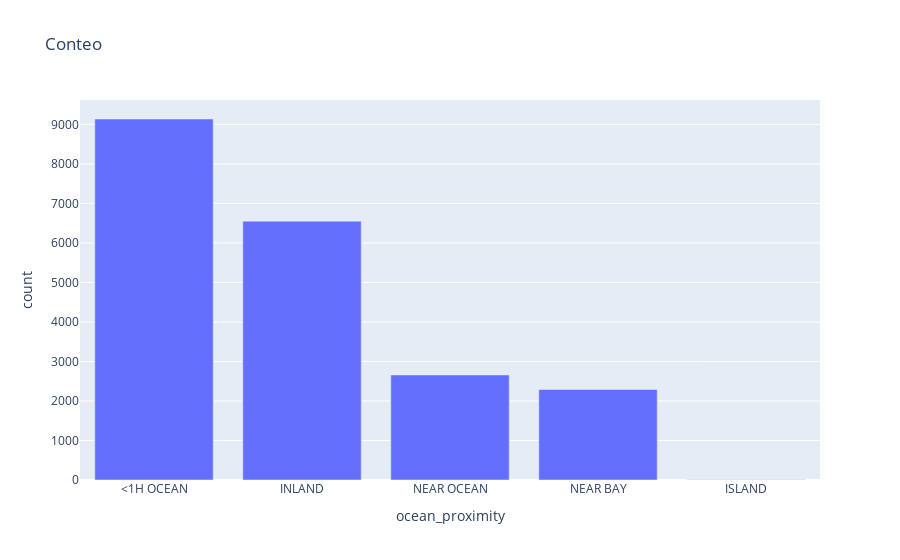
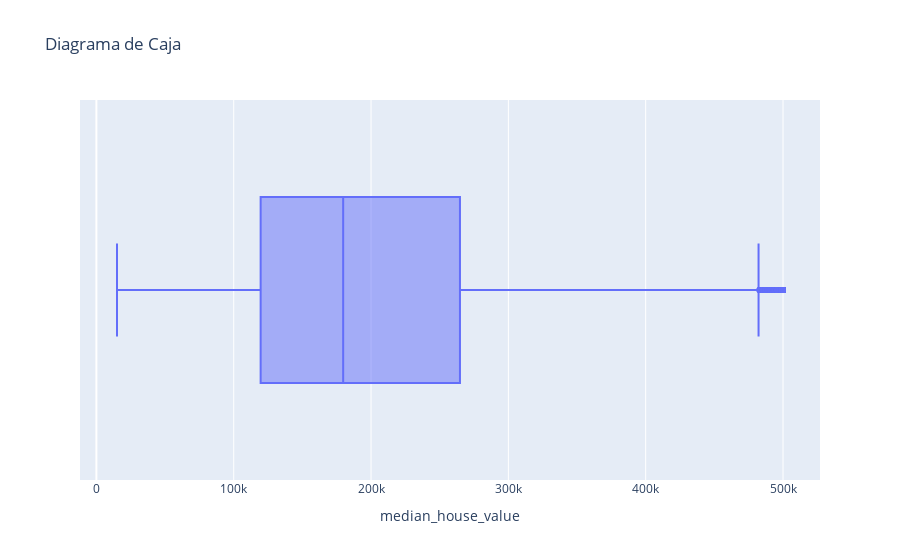

Write notebook code for charts like these, in order.
### Code cell
## VISUALIZACIÓN DE DATOS ##
housing.plot(kind="scatter", x='longitude', y='latitude', title='Geographical Scatterplot', alpha=0.4,s=housing["population"]/100, label="population", figsize=(10,7))
plt.legend()

# Gráfica de Barras
conteo_especie = data["ocean_proximity"].value_counts().reset_index()
fig = px.bar(conteo_especie, x="ocean_proximity", y='count', title='Conteo')
fig.show()

#Diagrama de Caja
fig2 = px.box(data, x='median_house_value', title='Diagrama de Caja')
fig2.show()

# e) Correlaciones
from pandas.plotting import scatter_matrix
attributes = ["median_house_value", "median_income", "total_rooms", "housing_median_age"]
scatter_matrix(data[attributes], figsize=(12, 8))

housing_num = data.drop("ocean_proximity", axis=1)
corr_matrix = housing_num.corr()
print("_______________________________________")
print("Índice de Correlación")
print(corr_matrix["median_house_value"].sort_values(ascending=False))
print("_______________________________________")

### Figure 1 — Plotly figure (JSON) as saved in the notebook; plotly's stock layout.template omitted (floating-point values rounded to 4 significant figures)
{"data": [{"alignmentgroup": "True", "hovertemplate": "ocean_proximity=%{x}<br>count=%{y}<extra></extra>", "legendgroup": "", "marker": {"color": "#636efa", "pattern": {"shape": ""}}, "name": "", "offsetgroup": "", "orientation": "v", "showlegend": false, "textposition": "auto", "x": ["<1H OCEAN", "INLAND", "NEAR OCEAN", "NEAR BAY", "ISLAND"], "xaxis": "x", "y": [9136, 6551, 2658, 2290, 5], "yaxis": "y", "type": "bar"}], "layout": {"xaxis": {"anchor": "y", "domain": [0, 1], "title": {"text": "ocean_proximity"}, "type": "category", "range": [-0.5, 4.5], "autorange": true}, "yaxis": {"anchor": "x", "domain": [0, 1], "title": {"text": "count"}, "type": "linear", "range": [0, 9617.0], "autorange": true}, "legend": {"tracegroupgap": 0}, "title": {"text": "Conteo"}, "barmode": "relative", "autosize": true}}

### Figure 2 — Plotly figure (JSON) as saved in the notebook; plotly's stock layout.template omitted (floating-point values rounded to 4 significant figures; data arrays with more than 128 entries replaced by an {"elided": "..."} marker saying what was removed)
{"data": [{"alignmentgroup": "True", "hovertemplate": "median_house_value=%{x}<extra></extra>", "legendgroup": "", "marker": {"color": "#636efa"}, "name": "", "notched": false, "offsetgroup": "", "orientation": "h", "showlegend": false, "x": {"elided": "20640 int values"}, "x0": " ", "xaxis": "x", "y0": " ", "yaxis": "y", "type": "box"}], "layout": {"xaxis": {"anchor": "y", "domain": [0, 1], "title": {"text": "median_house_value"}, "type": "linear", "range": [-11950.0, 526900.0], "autorange": true}, "yaxis": {"anchor": "x", "domain": [0, 1], "type": "category", "range": [-0.5, 0.5], "autorange": true}, "legend": {"tracegroupgap": 0}, "title": {"text": "Diagrama de Caja"}, "boxmode": "group", "autosize": true}}
